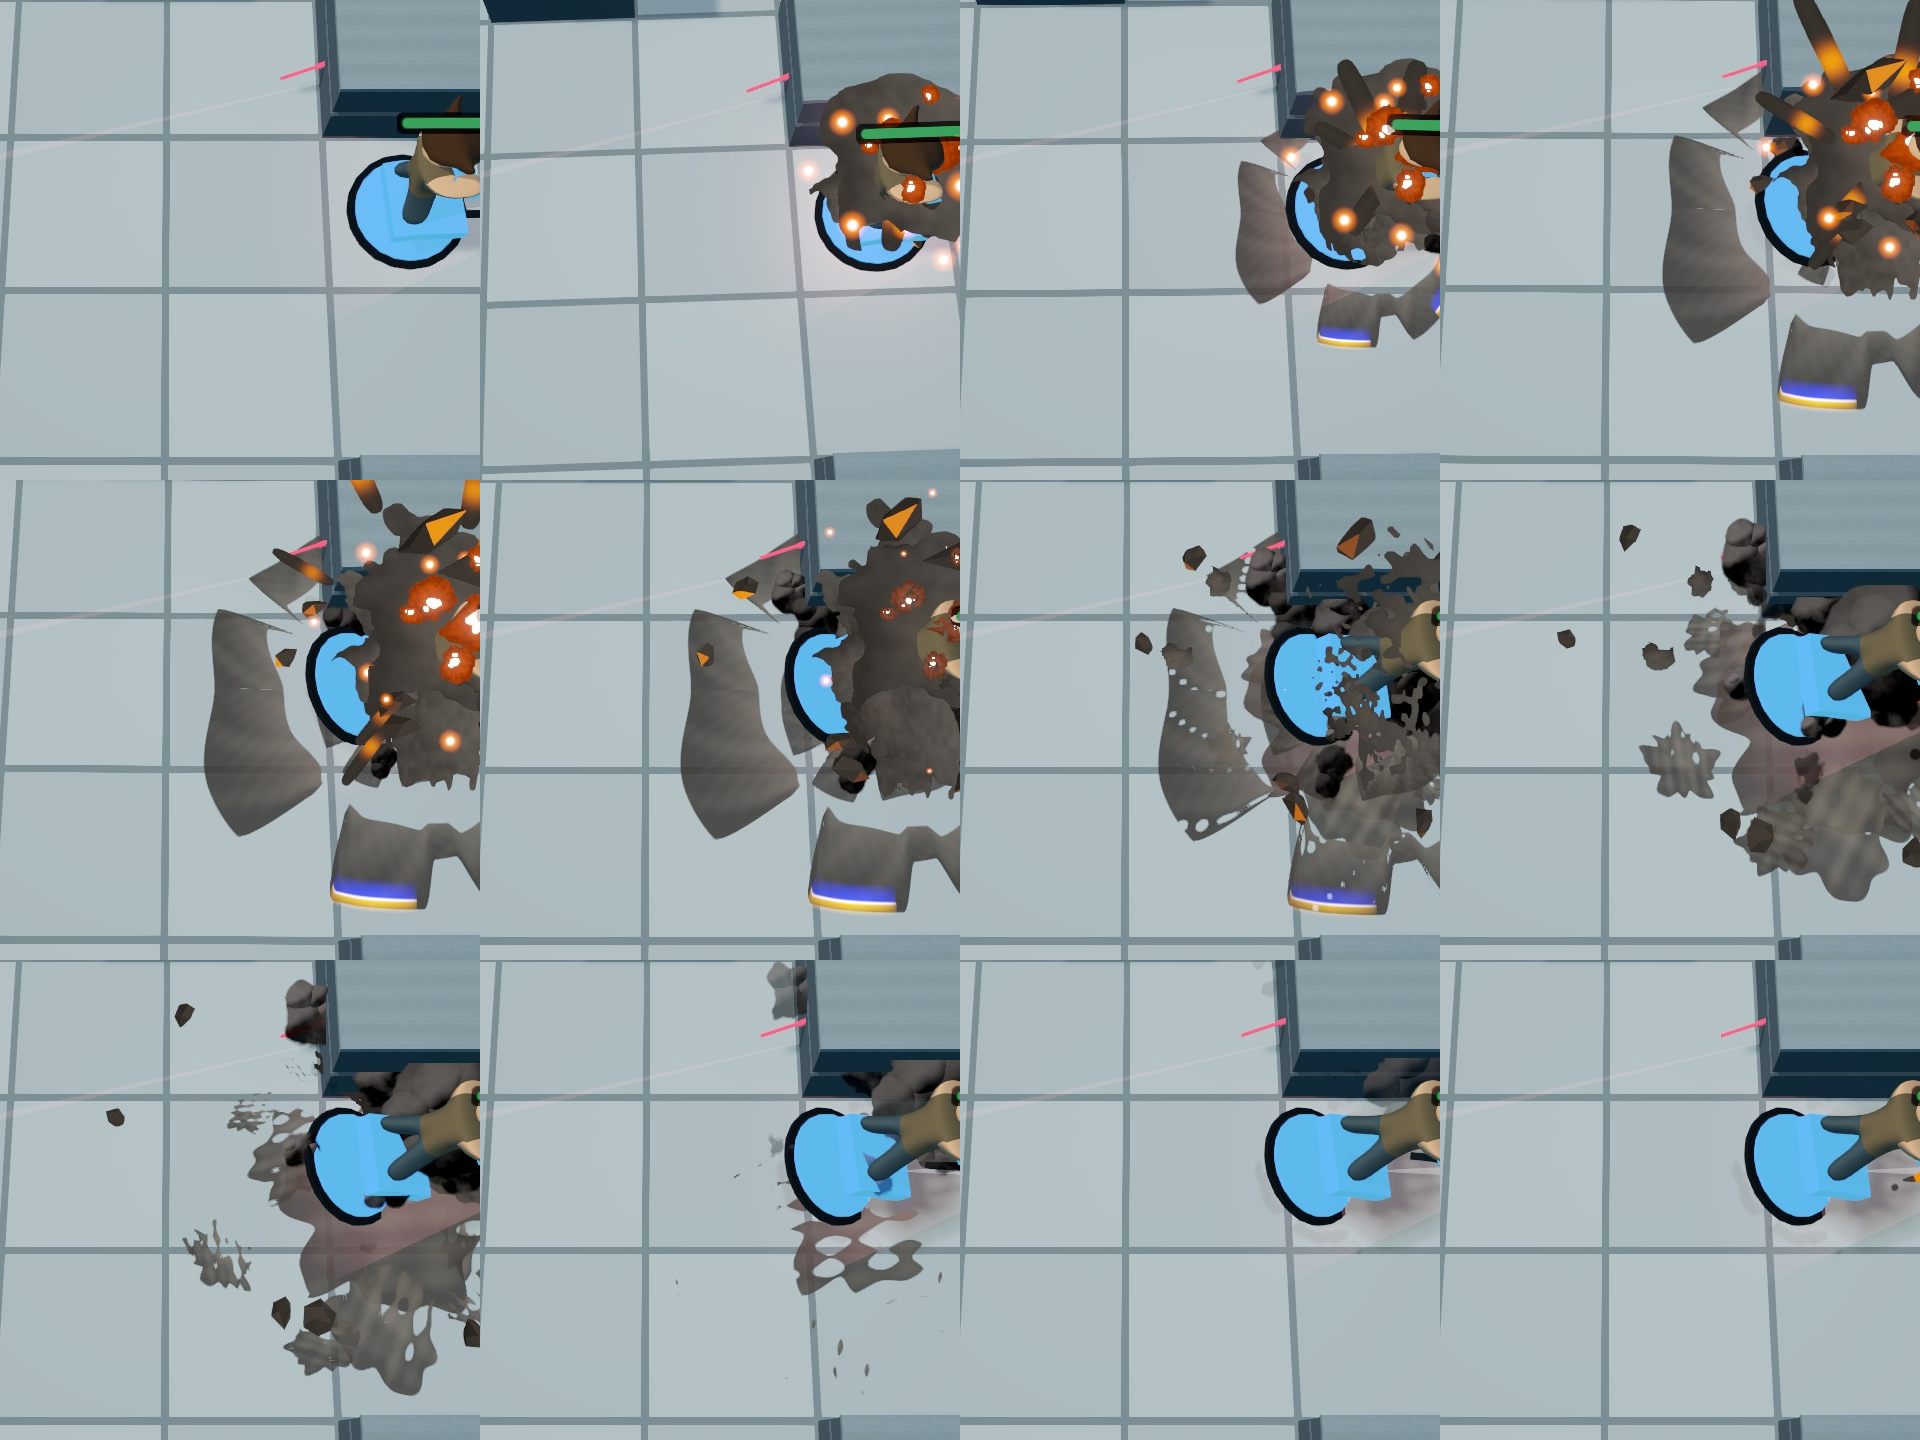

Python code for this plot:
"""Round-4 death builder: how legible is the rider through the whole landing?"""
import numpy as np
from PIL import Image

shot = "Captures/AbilityJuice/shots/r3/pogo"
crop = (330, 300, 810, 780)
frames = [44, 45, 46, 47, 48, 50, 52, 56, 60, 66, 74, 84]
tiles = [Image.open(f"{shot}/f{f:04d}.jpg").convert("RGB").crop(crop) for f in frames]
w, h = tiles[0].size
sheet = Image.new("RGB", (4 * w, 3 * h))
for i, im in enumerate(tiles):
    sheet.paste(im, ((i % 4) * w, (i // 4) * h))
sheet.save("Captures/AbilityJuice/_b4_pogo_look.png")

# the rider's blue base, as the critic counted it
for f in frames:
    a = np.asarray(Image.open(f"{shot}/f{f:04d}.jpg").convert("RGB"), dtype=np.float32)
    r, g, b = a[..., 0], a[..., 1], a[..., 2]
    blue = (b > 90) & (b - r > 45) & (b - g > 30)
    print("f%02d t=%+.3f  blue px %5d" % (f, -0.4 + f / 30.0, int(blue.sum())))
